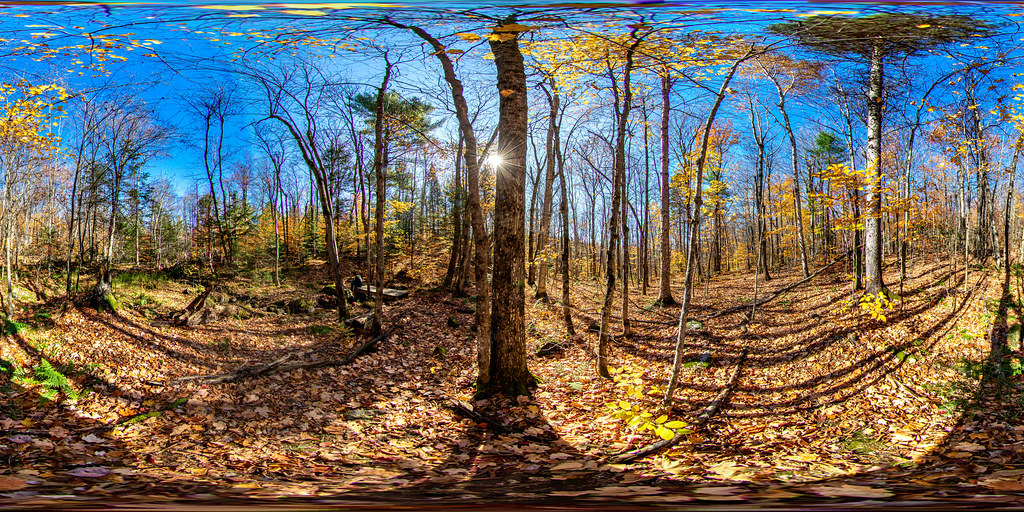
//> input picture data/equirect_temp1.jpg, 1024 x 512 px
$ ./equirect2cubemap   (built with g++ and OpenCV 4)
//> lines starting //> are read from the running program, lines starting //| are printed output that depends on the picture; after the words box and inside, x2 and y2 are one past the last pixel; in counts of white or black regions, pixels touching at a corner belong together
//> further down, frame is the input picture: 512 rows x 1024 cols, CV_8UC3; mean B, G, R 98.5, 107, 110.7
### omnicv/utils.hpp
#include <opencv2/opencv.hpp>
#include <string>

using namespace std;
using namespace cv;

class fisheyeImgConv
{

    public:

        std::string filePath;
        int Wd;
        int Hd;
        int Ws;
        int Hs;
        cv::Mat map_x;
        cv::Mat map_y;
        bool singleLens;
        int Cx;
        int Cy;
        int radius;
        int aperture;
        bool dice;
        int side;


        fisheyeImgConv(std::string paramFilePath="None");
        void fisheye2equirect(const cv::Mat &srcFrame, cv::Mat &dstFrame, cv::Size outShape, int aperture=0, int delx=0, int dely=0, int radius=0, bool edit_mode=false);
        void meshgrid(const cv::Range &xgv, const cv::Range &ygv,cv::Mat &X, cv::Mat &Y);
        void applyMap(const int &map, const cv::Mat &srcFrame, cv::Mat &dstFrame);
        void equirect2cubemap(const cv::Mat &srcFrame,cv::Mat &dstFrame, const int side=256, const bool modif=false, const bool dice = false);
        void cubemap2equirect(const cv::Mat &srcFrame1, const cv::Size outShape, cv::Mat &outFrame);
        void equirect2persp(const cv::Mat &img, cv::Mat &dstFrame,float FOV, float THETA, float PHI, int Hd, int Wd);
        void cubemap2persp(const cv::Mat &img, cv::Mat &dstFrame, float FOV, float THETA, float PHI, int Hd, int Wd);
        void equirect2Fisheye_UCM(const cv::Mat &img, cv::Mat &dstFrame, cv::Size outShape, float f=50, float xi=1.2,float alpha=0, float beta=0, float gamma=0);
        void equirect2Fisheye_EUCM(const cv::Mat &img, cv::Mat &dstFrame, cv::Size outShape, float f=50, float a_ = 0.5, float b_=0.5, float alpha=0, float beta=0, float gamma=0);
        void equirect2Fisheye_FOV(const cv::Mat &img, cv::Mat &dstFrame, cv::Size outShape, float f=50, float w_=1.2,float alpha=0, float beta=0, float gamma=0);
        void equirect2Fisheye_DS(const cv::Mat &img, cv::Mat &dstFrame, cv::Size outShape, float f=50, float a_ = 0.5, float xi_=0.5, float alpha=0, float beta=0, float gamma=0);
        cv::Mat RMat(double alpha, double beta, double gamma);
};

### omnicv/imgMap.cpp
#include"utils.hpp"
#include<fstream>
#include<iostream>
#include<string>
#include <complex>
#define CV_INTER_CUBIC 2

fisheyeImgConv::fisheyeImgConv(std::string paramFilePath)
: filePath {paramFilePath} {}

// [80 lines left out: functions meshgrid, RMat, fisheye2equirect, not called in this run]

void fisheyeImgConv::applyMap(const int &map, const cv::Mat &srcFrame, cv::Mat &dstFrame)
{
	if(map == 0)
		cv::remap(srcFrame, dstFrame, this->map_x, this->map_y, CV_INTER_CUBIC);
	else if (map == 1)
	{
		cv::remap(srcFrame, dstFrame, this->map_x, this->map_y, CV_INTER_CUBIC);

		if(this->dice)
		{
			cv::Mat temp,t_;
			temp = cv::Mat::zeros(this->side*3, this->side*4, CV_8UC3);

			dstFrame.rowRange(0,this->side).colRange(0,this->side).copyTo(temp.rowRange(this->side,this->side*2).colRange(this->side,this->side*2));
			dstFrame.rowRange(0,this->side).colRange(this->side*3,this->side*4).copyTo(temp.rowRange(this->side,this->side*2).colRange(0,this->side));
			dstFrame.rowRange(0,this->side).colRange(this->side*5,this->side*6).copyTo(temp.rowRange(this->side*2,this->side*3).colRange(this->side,this->side*2));
			cv::flip(dstFrame.rowRange(0,this->side).colRange(this->side*4,this->side*5), t_,0);
			t_.copyTo(temp.rowRange(0,this->side).colRange(this->side,this->side*2));
			cv::flip(dstFrame.rowRange(0,this->side).colRange(this->side,this->side*2), t_,1);
			t_.copyTo(temp.rowRange(this->side,this->side*2).colRange(this->side*2,this->side*3));
			cv::flip(dstFrame.rowRange(0,this->side).colRange(this->side*2,this->side*3), t_,1);
			t_.copyTo(temp.rowRange(this->side,this->side*2).colRange(this->side*3,this->side*4));

			dstFrame = temp;
			temp.release();
			t_.release();
		}
	}
	else
	{
		std::cout << "Wrong map type provided !";
		exit(-1);
	}
}

void fisheyeImgConv::equirect2cubemap(const cv::Mat &srcFrame, cv::Mat &dstFrame, const int side, const bool modif, const bool dice)
{
//> called with side = 256, modif = true, dice = true
	this->dice = dice;
	this->side = side;

	this->map_x = cv::Mat::zeros(this->side, this->side*6, CV_32FC1);
	this->map_y = cv::Mat::zeros(this->side, this->side*6, CV_32FC1);


	float x,y,z;
	float phi,theta;

	if(!(modif))
	{
		for(size_t i{0}; i<this->map_x.rows; i++)
		{
			for(size_t j{0}; j<this->map_x.cols; j++)
			{
				if (j/this->side == 0)
				{
					x = ((j%this->side)*1.0/this->side) - 0.5;
					y = -((i*1.0/this->side) - 0.5);
					z = 0.5;

					phi = std::atan2(x,z);
					theta = std::atan2(y,std::sqrt(x*x+z*z));

					this->map_x.at<float>(i,j) = (phi/(2*CV_PI) + 0.5)*srcFrame.cols;
					this->map_y.at<float>(i,j) = (-theta/CV_PI + 0.5)*srcFrame.rows;
				}
				else if(j/this->side == 1)
				{
					z = ((j%this->side)*1.0/this->side) - 0.5;
					y = -((i*1.0/this->side) - 0.5);
					x = 0.5;

					phi = std::atan2(x,z);
					theta = std::atan2(y,std::sqrt(x*x+z*z));

					this->map_x.at<float>(i,j) = (phi/(2*CV_PI) + 0.5)*srcFrame.cols;
					this->map_y.at<float>(i,j) = (-theta/CV_PI + 0.5)*srcFrame.rows;
				}
				else if(j/this->side == 2)
				{
					x = ((j%this->side)*1.0/this->side) - 0.5;
					y = -((i*1.0/this->side) - 0.5);
					z = -0.5;

					phi = std::atan2(x,z);
					theta = std::atan2(y,std::sqrt(x*x+z*z));

					this->map_x.at<float>(i,j) = (phi/(2*CV_PI) + 0.5)*srcFrame.cols;
					this->map_y.at<float>(i,j) = (-theta/CV_PI + 0.5)*srcFrame.rows;
				}
				else if(j/this->side == 3)
				{
					z = ((j%this->side)*1.0/this->side) - 0.5;
					y = -((i*1.0/this->side) - 0.5);
					x = -0.5;

					phi = std::atan2(x,z);
					theta = std::atan2(y,std::sqrt(x*x+z*z));

					this->map_x.at<float>(i,j) = (phi/(2*CV_PI) + 0.5)*srcFrame.cols;
					this->map_y.at<float>(i,j) = (-theta/CV_PI + 0.5)*srcFrame.rows;
				}
				else if(j/this->side == 4)
				{
					x = ((j%this->side)*1.0/this->side) - 0.5;
					z = -((i*1.0/this->side) - 0.5);
					y = 0.5;

					phi = std::atan2(x,z);
					theta = std::atan2(y,std::sqrt(x*x+z*z));

					this->map_x.at<float>(i,j) = (phi/(2*CV_PI) + 0.5)*srcFrame.cols;
					this->map_y.at<float>(i,j) = (-theta/CV_PI + 0.5)*srcFrame.rows;
				}
				else if(j/this->side == 5)
				{
					x = ((j%this->side)*1.0/this->side) - 0.5;
					z = -((i*1.0/this->side) - 0.5);
					y = -0.5;

					phi = std::atan2(x,z);
					theta = std::atan2(y,std::sqrt(x*x+z*z));

					this->map_x.at<float>(i,j) = (phi/(2*CV_PI) + 0.5)*srcFrame.cols;
					this->map_y.at<float>(i,j) = (-theta/CV_PI + 0.5)*srcFrame.rows;
				}
			}
		}
	}

	else
	{
		for(size_t i{0}; i<this->map_x.rows; i++)
		{
			for(size_t j{0}; j<this->map_x.cols; j++)
			{
				if (j/this->side == 0)
				{
					x = ((j%this->side)*1.0/this->side) - 0.5;
					z = -((i*1.0/this->side) - 0.5);
					y = -0.5;

					phi = std::atan2(x,z);
					theta = std::atan2(y,std::sqrt(x*x+z*z));

					this->map_x.at<float>(i,j) = (phi/(2*CV_PI) + 0.5)*srcFrame.cols;
					this->map_y.at<float>(i,j) = (-theta/CV_PI + 0.5)*srcFrame.rows;
				}
				else if(j/this->side == 1)
				{
					y = -(((j%this->side)*1.0/this->side) - 0.5);
					z = -((i*1.0/this->side) - 0.5);
					x = 0.5;

					phi = std::atan2(x,z);
					theta = std::atan2(y,std::sqrt(x*x+z*z));

					this->map_x.at<float>(i,j) = (phi/(2*CV_PI) + 0.5)*srcFrame.cols;
					this->map_y.at<float>(i,j) = (-theta/CV_PI + 0.5)*srcFrame.rows;
				}
				else if(j/this->side == 2)
				{
					x = ((j%this->side)*1.0/this->side) - 0.5;
					z = -((i*1.0/this->side) - 0.5);
					y = 0.5;

					phi = std::atan2(x,(z));
					theta = std::atan2(y,std::sqrt(x*x+z*z));

					this->map_x.at<float>(i,j) = (phi/(2*CV_PI) + 0.5)*srcFrame.cols;
					this->map_y.at<float>(i,j) = (-theta/CV_PI + 0.5)*srcFrame.rows;
				}
				else if(j/this->side == 3)
				{
					y = -(((j%this->side)*1.0/this->side) - 0.5);
					z = -((i*1.0/this->side) - 0.5);
					x = -0.5;

					phi = std::atan2(x,z);
					theta = std::atan2(y,std::sqrt(x*x+z*z));

					this->map_x.at<float>(i,j) = (phi/(2*CV_PI) + 0.5)*srcFrame.cols;
					this->map_y.at<float>(i,j) = (-theta/CV_PI + 0.5)*srcFrame.rows;
				}
				else if(j/this->side == 4)
				{
					x = ((j%this->side)*1.0/this->side) - 0.5;
					y = ((i*1.0/this->side) - 0.5);
					z = 0.5;

					phi = std::atan2(x,z);
					theta = std::atan2(y,std::sqrt(x*x+z*z));

					this->map_x.at<float>(i,j) = (phi/(2*CV_PI) + 0.5)*srcFrame.cols;
					this->map_y.at<float>(i,j) = (-theta/CV_PI + 0.5)*srcFrame.rows;
				}
				else if(j/this->side == 5)
				{
					x = ((j%this->side)*1.0/this->side) - 0.5;
					y = -((i*1.0/this->side) - 0.5);
					z = -0.5;

					phi = std::atan2(x,z);
					theta = std::atan2(y,std::sqrt(x*x+z*z));

					this->map_x.at<float>(i,j) = (phi/(2*CV_PI) + 0.5)*srcFrame.cols;
					this->map_y.at<float>(i,j) = (-theta/CV_PI + 0.5)*srcFrame.rows;
				}
			}
		}
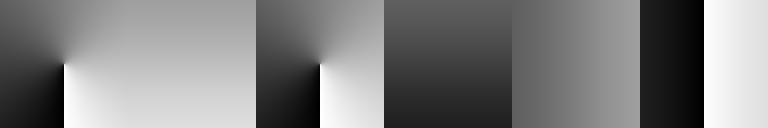
//> this->map_x: 256 rows x 1536 cols, CV_32FC1 (shown at 1/2 size); min 1.27, max 1024, mean 512; drawn with min black and max white
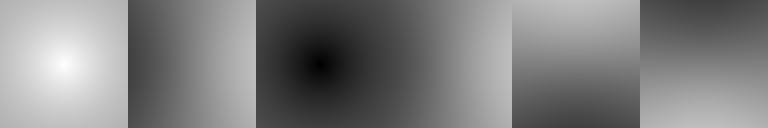
//> this->map_y: 256 rows x 1536 cols, CV_32FC1 (shown at 1/2 size); min -7.12e-06, max 512, mean 255.8; drawn with min black and max white
	}
	cv::remap(srcFrame, dstFrame, this->map_x, this->map_y, CV_INTER_CUBIC);
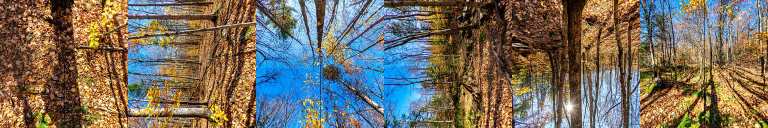
//> dstFrame: 256 rows x 1536 cols, CV_8UC3 (shown at 1/2 size); mean B, G, R 96.1, 109.7, 117.9

	if(this->dice)
	{
		cv::Mat temp,t_;
		temp = cv::Mat::zeros(this->side*3, this->side*4, CV_8UC3);

		dstFrame.rowRange(0,this->side).colRange(0,this->side).copyTo(temp.rowRange(this->side,this->side*2).colRange(this->side,this->side*2));
		dstFrame.rowRange(0,this->side).colRange(this->side*3,this->side*4).copyTo(temp.rowRange(this->side,this->side*2).colRange(0,this->side));
		dstFrame.rowRange(0,this->side).colRange(this->side*5,this->side*6).copyTo(temp.rowRange(this->side*2,this->side*3).colRange(this->side,this->side*2));
		cv::flip(dstFrame.rowRange(0,this->side).colRange(this->side*4,this->side*5), t_,0);
		t_.copyTo(temp.rowRange(0,this->side).colRange(this->side,this->side*2));
//> temp: 768 rows x 1024 cols, CV_8UC3; mean B, G, R 26.6, 34.3, 40.5
		cv::flip(dstFrame.rowRange(0,this->side).colRange(this->side,this->side*2), t_,1);
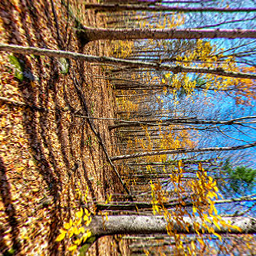
//> t_: 256 rows x 256 cols, CV_8UC3; mean B, G, R 86.1, 112.6, 133.7
		t_.copyTo(temp.rowRange(this->side,this->side*2).colRange(this->side*2,this->side*3));
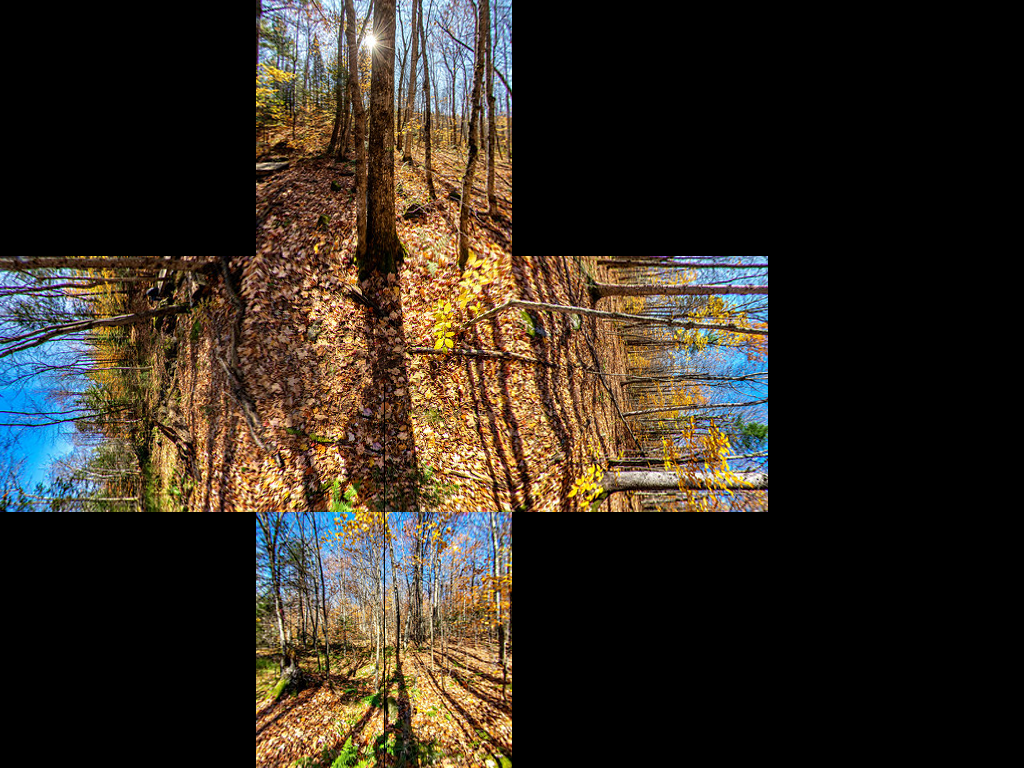
//> temp: 768 rows x 1024 cols, CV_8UC3; mean B, G, R 33.7, 43.7, 51.6
		cv::flip(dstFrame.rowRange(0,this->side).colRange(this->side*2,this->side*3), t_,1);
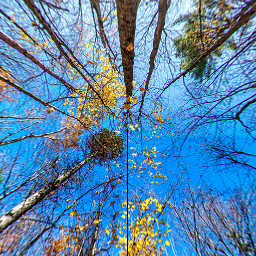
//> t_: 256 rows x 256 cols, CV_8UC3; mean B, G, R 172.1, 134, 88.1
		t_.copyTo(temp.rowRange(this->side,this->side*2).colRange(this->side*3,this->side*4));
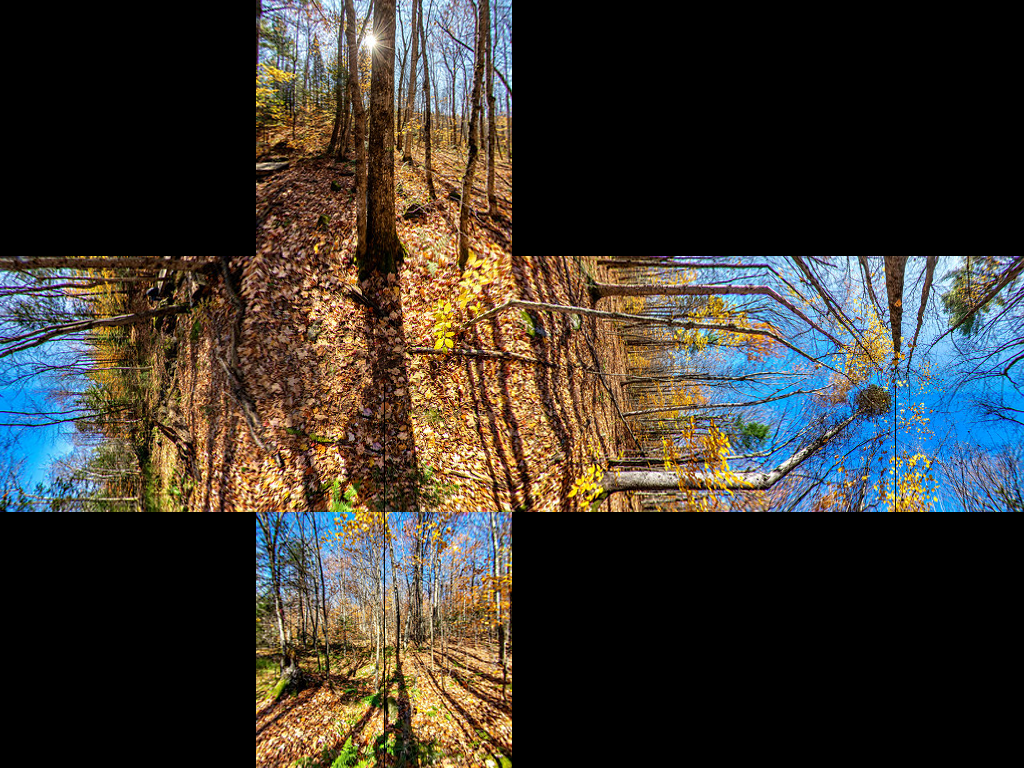
//> temp: 768 rows x 1024 cols, CV_8UC3; 8.32% of pixels changed, all inside (x1, y1, x2, y2) = (768, 256, 1024, 512)

		dstFrame = temp;
		temp.release();
		t_.release();
	}

}

// [632 lines left out: functions cubemap2equirect, equirect2persp, cubemap2persp, equirect2Fisheye_UCM, equirect2Fisheye_EUCM, equirect2Fisheye_FOV and 1 more, not called in this run]

### Examples/equirect2cubemap.cpp
#include<iostream>
#include<opencv2/opencv.hpp>
#include"../omnicv/utils.hpp"
#include <opencv2/core/core.hpp>
#define CV_WINDOW_NORMAL 0

// Creating the display window
int H = 500;
int W = 500;

std::string WINDOW_NAME{"viewer"};

int main()
{
  cv::namedWindow(WINDOW_NAME,CV_WINDOW_NORMAL);

  cv::Mat frame;
  cv::Mat outFrame;

  frame = cv::imread("../data/equirect_temp1.jpg");
  fisheyeImgConv mapper1;

  cv::imshow(WINDOW_NAME,frame);
  cv::waitKey(0);

  mapper1.equirect2cubemap(frame,outFrame,256,true,true);

  cv::imshow(WINDOW_NAME,outFrame);
  cv::waitKey(0);

  mapper1.applyMap(1,frame,outFrame);
  cv::imshow(WINDOW_NAME,outFrame);
  cv::waitKey(0);

  return 0;
}

$ run again, with data/cubemap.jpg copied over data/equirect_temp1.jpg
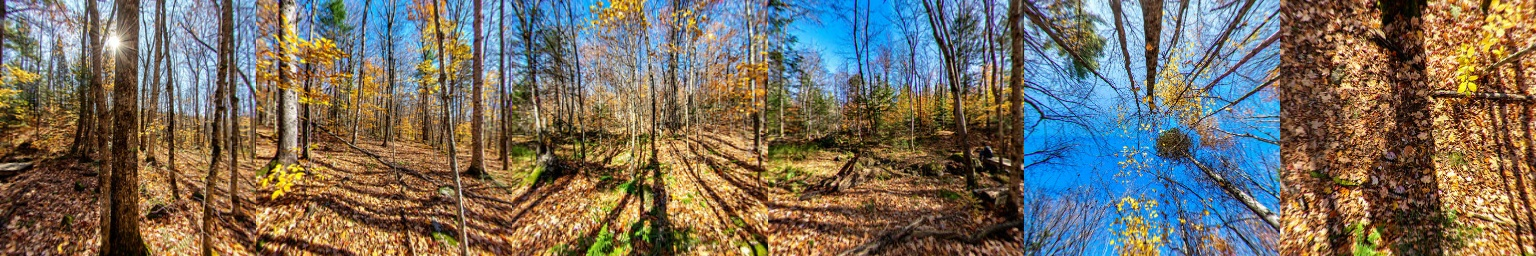
//> input picture data/cubemap.jpg, 1536 x 256 px
//> frame is the input picture: 256 rows x 1536 cols, CV_8UC3; mean B, G, R 96.4, 109.8, 118.1
//> in equirect2cubemap, `cv::flip(dstFrame.rowRange(0,this->side).colRange(this->side*2,this->s..`:
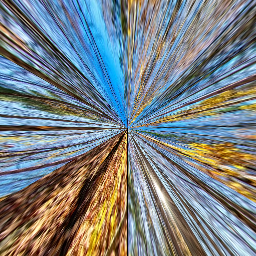
//> t_: 256 rows x 256 cols, CV_8UC3; mean B, G, R 131.9, 128.4, 121.7
//> in equirect2cubemap, `t_.copyTo(temp.rowRange(this->side,this->side*2).colRange(this->side*3..`:
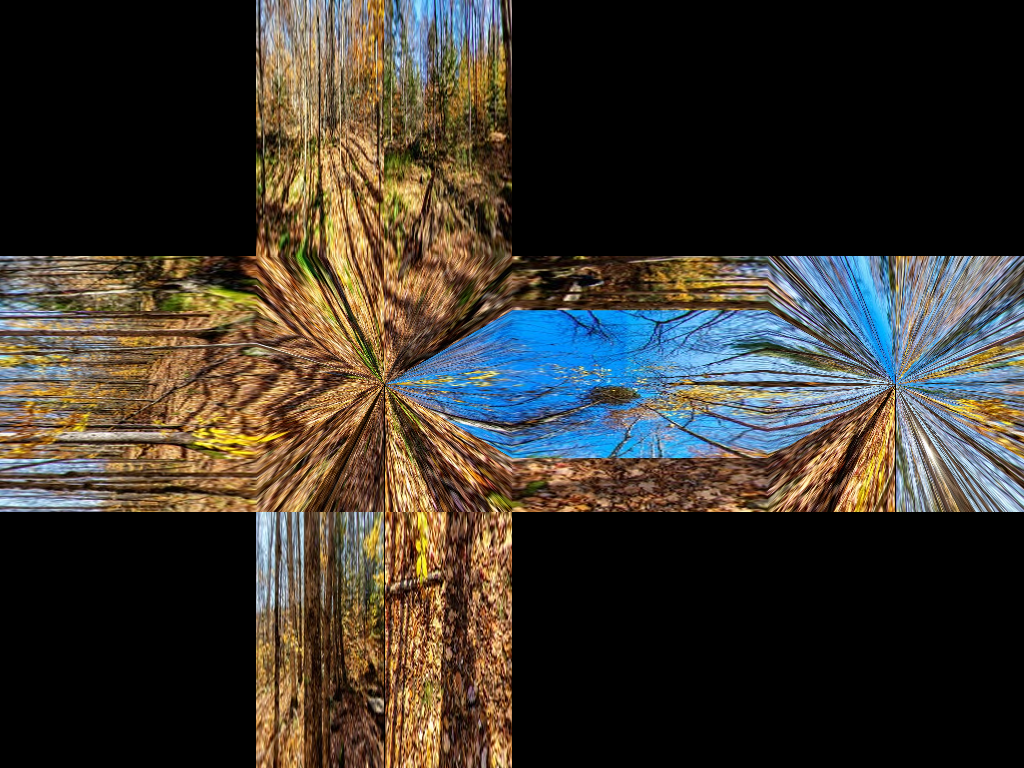
//> temp: 768 rows x 1024 cols, CV_8UC3; mean B, G, R 45.1, 53.1, 58.7

$ run again, with data/cubemap_dice.jpg copied over data/equirect_temp1.jpg
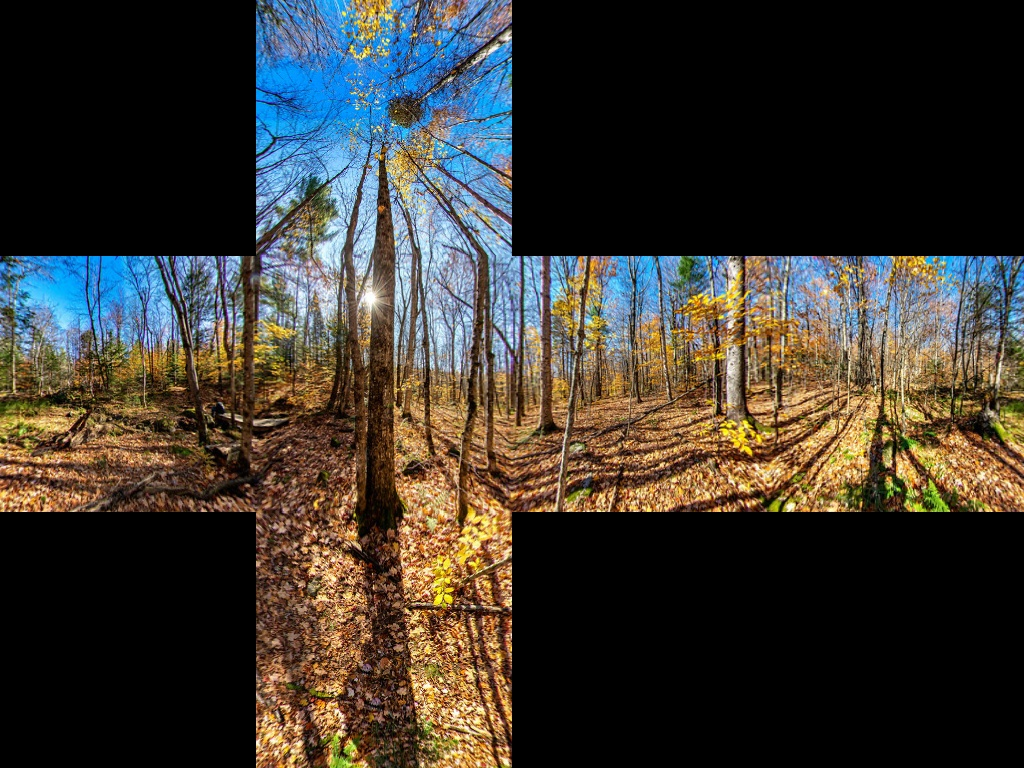
//> input picture data/cubemap_dice.jpg, 1024 x 768 px
//> frame is the input picture: 768 rows x 1024 cols, CV_8UC3; mean B, G, R 48.2, 54.9, 59.1
//> in equirect2cubemap, `cv::flip(dstFrame.rowRange(0,this->side).colRange(this->side*2,this->s..`:
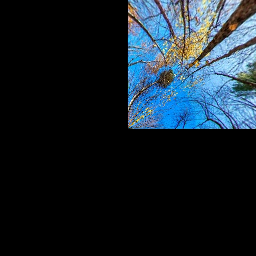
//> t_: 256 rows x 256 cols, CV_8UC3; mean B, G, R 43.7, 35, 23.7
//> in equirect2cubemap, `t_.copyTo(temp.rowRange(this->side,this->side*2).colRange(this->side*3..`:
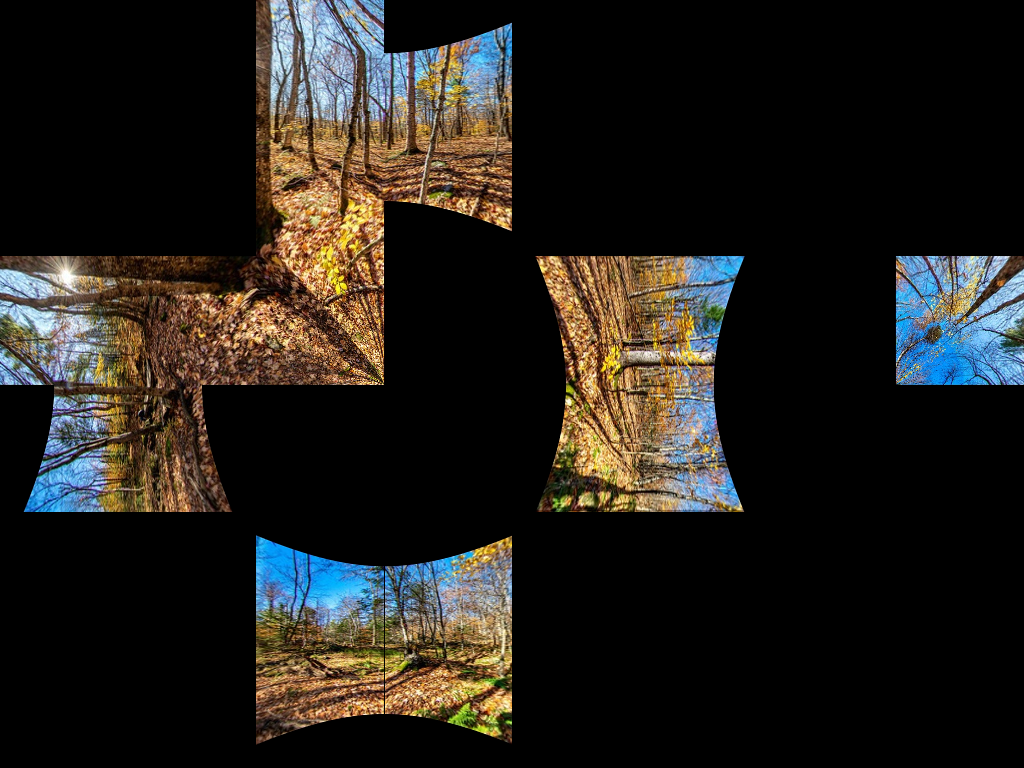
//> temp: 768 rows x 1024 cols, CV_8UC3; mean B, G, R 27.5, 32, 34.9
